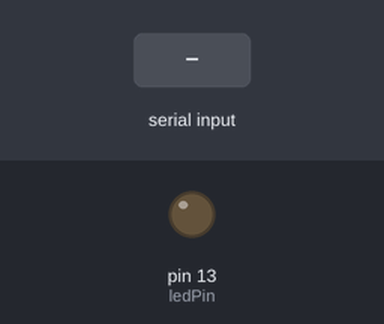
Recording of a sketch running on a simulated Arduino Uno, built with avr-gcc and run on an emulated ATmega328P. Shown: output pins drawn as LEDs (lit = HIGH). The test bench sets the inputs (shaded band). What the sketch prints to the serial monitor is not drawn.

Above: at 0.11 s.
At 3.2 s:
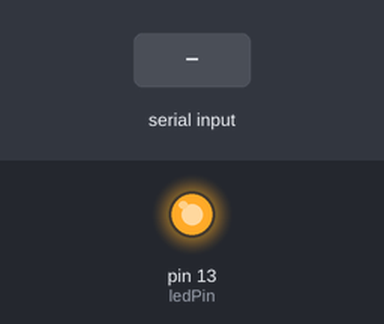
3.3 s: "1" received over the second serial link
Timing chart, 0 to 6.3 s (numbered marks = the images above; inputs shaded):
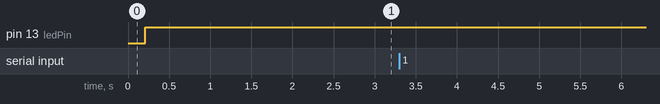

The sketch:

reader_test.ino
```cpp
#include <SoftwareSerial.h>

#define RDM880_RX 2
#define RDM880_TX 3
#define bufferSize 255

#define STX 0xAA
#define ETX 0xBB

#define CMD_READ 0x20
#define CMD_GET_SNR 0x25

SoftwareSerial RDM880(RDM880_RX, RDM880_TX);
char txrxbuffer[bufferSize];

const int ledPin = 13;

void setup() {
	Serial.begin(57600);
	RDM880.begin(9600);
	pinMode(ledPin, OUTPUT);
}

void loop() {
	bool responseFlag = false;

	MF_SNR(0x00);
	delay(200);
	digitalWrite(ledPin, LOW);

	responseFlag = detectCard(false);

	if(responseFlag == true) {
		digitalWrite(ledPin, HIGH);
		MF_READ(0x01, 0x03);
		delay(2000);
	}
	Serial.println();
}

unsigned char checksum(unsigned char A[], int numElements) {
	int i = 0;
	unsigned char BCC = A[0];

	for(i = 1; i < numElements; i++) {
		BCC = BCC ^ A[i];
	}

	return BCC;
}

void MF_SNR(unsigned char DADD) {
	unsigned char A[] = { DADD, 0x03, CMD_GET_SNR, 0x26, 0x00 };
	unsigned char BCC = checksum(A, sizeof(A)/sizeof(A[0]));
	unsigned char CMD[] = { STX, DADD, 0x03, CMD_GET_SNR, 0x26, 0x00, BCC, ETX };
	RDM880.write(CMD, sizeof(CMD)/sizeof(CMD[0]));
}

bool detectCard(bool responseFlag) {
	int i = 0;
	unsigned char response[bufferSize];

	while(RDM880.available()) {
		response[i] = RDM880.read();
		Serial.print(response[i], HEX);
		Serial.print(" ");
		i++;
	}

	if (response[5] != 0x80)
		return true;
	else
		return false;
}

void MF_READ(unsigned char numBlocks, unsigned char startSector) {
	int i = 0;
	unsigned char A[] = { 0x00, 0x0A, CMD_READ, 0x01, numBlocks, startSector,
                        0xFF, 0xFF, 0xFF, 0xFF, 0xFF, 0xFF };
    unsigned char BCC = checksum(A, sizeof(A)/sizeof(A[0]));
    unsigned char CMD[] = { STX, 0x00, 0x0A, CMD_READ, 0x01, numBlocks, startSector,
                          0xFF, 0xFF, 0xFF, 0xFF, 0xFF, 0xFF, BCC, ETX };
	unsigned char response[bufferSize];

  	// send command
	RDM880.write(CMD, sizeof(CMD)/sizeof(CMD[0]));

  	// get response packet and print
	while(RDM880.available()) {
		response[i] = RDM880.read();
		Serial.print(response[i], HEX);
		Serial.print(" ");
		i++;
	}
}
```
